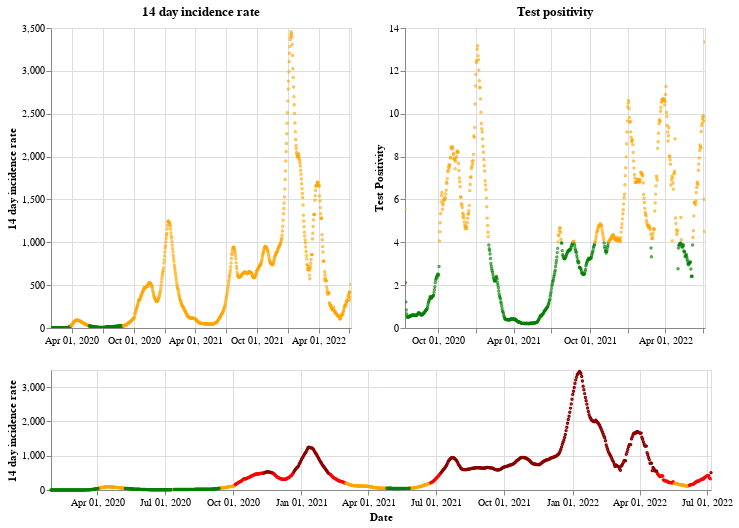

Notebook source saved alongside this figure:
### Markdown cell above
## England

### Code cell
plot_traffic_light('England')

### Figure 1 — Vega-Lite specification as saved in the notebook (floating-point values rounded to 4 significant figures; data arrays with more than 128 entries replaced by an {"elided": "..."} marker saying what was removed)
{"config": {"view": {"continuousWidth": 400, "continuousHeight": 300}}, "vconcat": [{"hconcat": [{"mark": {"type": "point", "size": 2}, "encoding": {"color": {"condition": {"value": "green", "test": "(datum.twoWeeklyCasesRate <= 25)"}, "value": "orange"}, "tooltip": [{"type": "nominal", "field": "areaName"}, {"type": "temporal", "field": "date"}, {"type": "quantitative", "field": "twoWeeklyCasesRate"}, {"type": "quantitative", "field": "testPositivity"}], "x": {"type": "temporal", "axis": {"title": ""}, "field": "date", "scale": {"domain": {"selection": "DateBrush"}}, "timeUnit": "yearmonthdate"}, "y": {"type": "quantitative", "axis": {"title": "14 day incidence rate"}, "field": "twoWeeklyCasesRate"}}, "title": "14 day incidence rate", "width": 300}, {"mark": {"type": "point", "size": 2}, "encoding": {"color": {"condition": {"value": "green", "test": "(datum.testPositivity <= 4)"}, "value": "orange"}, "tooltip": [{"type": "nominal", "field": "areaName"}, {"type": "temporal", "field": "date"}, {"type": "quantitative", "field": "twoWeeklyCasesRate"}, {"type": "quantitative", "field": "testPositivity"}], "x": {"type": "temporal", "axis": {"title": ""}, "field": "date", "scale": {"domain": {"selection": "DateBrush"}}, "timeUnit": "yearmonthdate"}, "y": {"type": "quantitative", "axis": {"title": "Test Positivity"}, "field": "testPositivity"}}, "title": "Test positivity", "width": 300}]}, {"layer": [{"mark": {"type": "point", "size": 2}, "encoding": {"color": {"condition": {"value": "orange", "test": "(((datum.testPositivity < 4) && (datum.twoWeeklyCasesRate >= 50)) && (datum.twoWeeklyCasesRate < 200))"}, "value": "red"}, "opacity": {"condition": {"value": 1, "test": "((datum.twoWeeklyCasesRate >= 50) && (datum.twoWeeklyCasesRate < 500))"}, "value": 0}, "tooltip": [{"type": "nominal", "field": "areaName"}, {"type": "temporal", "field": "date"}, {"type": "quantitative", "field": "twoWeeklyCasesRate"}, {"type": "quantitative", "field": "testPositivity"}], "x": {"type": "temporal", "axis": {"title": "Date"}, "field": "date", "timeUnit": "yearmonthdate"}, "y": {"type": "quantitative", "axis": {"title": "14 day incidence rate"}, "field": "twoWeeklyCasesRate"}}, "selection": {"DateBrush": {"type": "interval", "encodings": ["x"], "fields": ["Time"]}}}, {"mark": {"type": "point", "size": 2}, "encoding": {"color": {"value": "darkred"}, "opacity": {"condition": {"value": 1, "test": "(datum.twoWeeklyCasesRate >= 500)"}, "value": 0}, "tooltip": [{"type": "nominal", "field": "areaName"}, {"type": "temporal", "field": "date"}, {"type": "quantitative", "field": "twoWeeklyCasesRate"}, {"type": "quantitative", "field": "testPositivity"}], "x": {"type": "temporal", "axis": {"title": "Date"}, "field": "date", "timeUnit": "yearmonthdate"}, "y": {"type": "quantitative", "axis": {"title": "14 day incidence rate"}, "field": "twoWeeklyCasesRate"}}}, {"mark": {"type": "point", "size": 2}, "encoding": {"color": {"condition": {"value": "green", "test": "((datum.testPositivity < 4) && (datum.twoWeeklyCasesRate < 50))"}, "value": "orange"}, "opacity": {"condition": {"value": 1, "test": "(datum.twoWeeklyCasesRate < 50)"}, "value": 0}, "tooltip": [{"type": "nominal", "field": "areaName"}, {"type": "temporal", "field": "date"}, {"type": "quantitative", "field": "twoWeeklyCasesRate"}, {"type": "quantitative", "field": "testPositivity"}], "x": {"type": "temporal", "axis": {"title": "Date"}, "field": "date", "timeUnit": "yearmonthdate"}, "y": {"type": "quantitative", "axis": {"title": "14 day incidence rate"}, "field": "twoWeeklyCasesRate"}}}], "height": 120, "width": 660}], "data": {"name": "data-cdc9da170e6a05cd7724bf058260b309"}, "$schema": "https://vega.github.io/schema/vega-lite/v4.8.1.json", "datasets": {"data-cdc9da170e6a05cd7724bf058260b309": {"elided": "889 records"}}}
